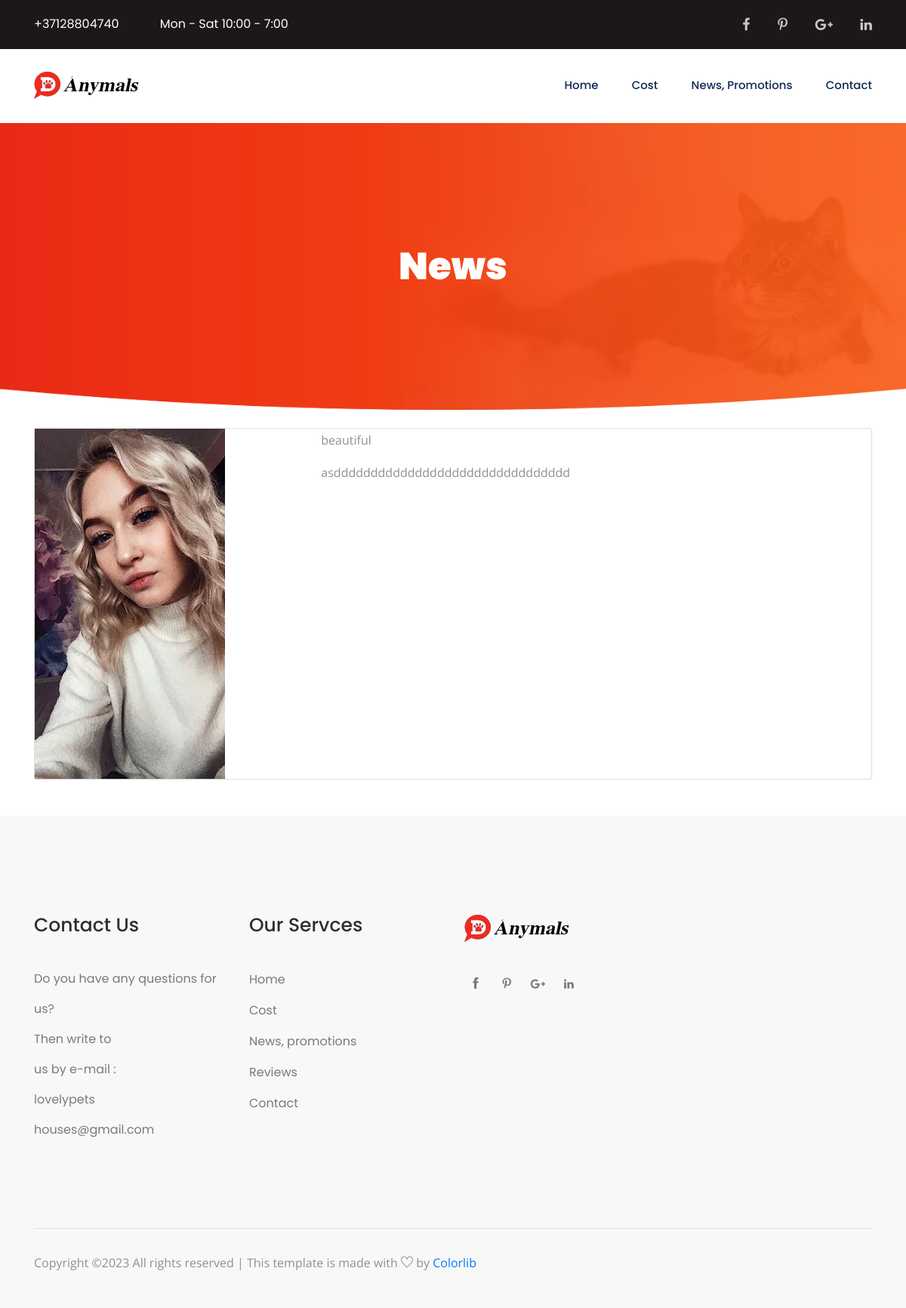
The page /news/1/ on the database its author committed.
### anymals_config/models.py (models this page shows, shortened)
class News(models.Model):
    image = models.ImageField(default="profile1.png", null=True, blank=True)
    name = models.CharField(max_length=30,default = '')
    description = models.CharField(max_length=5000, default='')

### anymals_config/views.py (the view)
# urls.py: path('news/<int:id>/', full_news, name='full_news'),
def full_news(requests,id):
    news_full = News.objects.get(id=id)
    return render(requests, 'full_news.html',{'news_full':news_full})

### templates/full_news.html (shortened to what this page needs)
<!doctype html>
<html class="no-js" lang="zxx">
{% load static %}
<head>
    <link rel="stylesheet" href="../../static/css/bootstrap.min.css">
    <link rel="stylesheet" href="../../static/css/owl.carousel.min.css">
    <link rel="stylesheet" href="../../static/css/magnific-popup.css">
    <link rel="stylesheet" href="../../static/css/font-awesome.min.css">
    <link rel="stylesheet" href="../../static/css/themify-icons.css">
    <link rel="stylesheet" href="../../static/css/nice-select.css">
    <link rel="stylesheet" href="../../static/css/flaticon.css">
    <link rel="stylesheet" href="../../static/css/gijgo.css">
    <link rel="stylesheet" href="../../static/css/animate.css">
    <link rel="stylesheet" href="../../static/css/slicknav.css">
    <link rel="stylesheet" href="../../static/css/style.css">
</head>
<body>
    <header>
        <div class="header-area ">
            <div class="header-top_area">
                <div class="container">
                    <div class="row">
                        <div class="col-lg-6 col-md-8">
                            <div class="short_contact_list">
                                <ul>
                                    <li><a href="#">+37128804740</a></li>
                                    <li><a href="#">Mon - Sat 10:00 - 7:00</a></li>
                                </ul>
                            </div>
                        </div>
                        <div class="col-lg-6 col-md-4 ">
                            <div class="social_media_links">
                                <a href="#">
                                    <i class="fa fa-facebook"></i>
                                </a>
                                <a href="#">
                                    <i class="fa fa-pinterest-p"></i>
                                </a>
                                <a href="#">
                                    <i class="fa fa-google-plus"></i>
                                </a>
                                <a href="#">
                                    <i class="fa fa-linkedin"></i>
                                </a>
                            </div>
                        </div>
                    </div>
                </div>
            </div>
            <div id="sticky-header" class="main-header-area">
                <div class="container">
                    <div class="row align-items-center">
                        <div class="col-xl-3 col-lg-3">
                            <div class="logo">
                                <a href="index.html">
                                    <img src="../../static/img/logo.png" alt="">
                                </a>
                            </div>
                        </div>
                        <div class="col-xl-9 col-lg-9">
                            <div class="main-menu  d-none d-lg-block">
                                <nav>
                                    <ul id="navigation">
                                        <li><a  href="{% url 'anymals_config:index' %}">Home</a></li>
                                        <li><a href="{% url 'anymals_config:cost' %}">Cost</a></li>
                                        <li><a href="{% url 'anymals_config:news' %}">News, promotions</a></li>
                                        <li><a href="{% url 'anymals_config:contact' %}">Contact</a></li>
                                    </ul>
                                </nav>
                            </div>
                        </div>
                        <div class="col-12">
                        </div>
                    </div>
                </div>
            </div>
        </div>
    </header>
    <div class="bradcam_area breadcam_bg">
        <div class="container">
            <div class="row">
                <div class="col-lg-12">
                    <div class="bradcam_text text-center">
                        <h3>News</h3>
                    </div>
                </div>
            </div>
        </div>
    </div>
<div class="container">
	<br>
	<div class="card">
		<div class="row">
			<div class="col-md-4">
            	<img height="100" src="{{ news_full.image.url }}" alt="image" class="img-fluid">
			</div>
			<div class="col-md-8">
                <p>{{ news_full.name }}</p>
				<p>{{ news_full.description }}</p>
			</div>
		</div>
	</div>
<br>
	<br>
</div>
    <footer class="footer">
        <div class="footer_top">
             <div class="container">
            <div class="row">
                <div class="col-xl-3 col-md-6 col-lg-3">
                    <div class="footer_widget">
                        <h3 class="footer_title">
                            Contact Us
                        </h3>
                        <ul class="address_line">
                            <li>
                                Do you have any questions for us?
                            </li>
                            <li><a href="#">Then write to <br> us by e-mail :</a></li>
                            <li> lovelypets<br>houses@gmail.com</li>
                        </ul>
                    </div>
                </div>
                <div class="col-xl-3  col-md-6 col-lg-3">
                    <div class="footer_widget">
                        <h3 class="footer_title">
                            Our Servces
                        </h3>
                        <ul class="links">
                            <li><a href="{% url 'anymals_config:index' %}">Home</a></li>
                            <li><a href="{% url 'anymals_config:cost' %}">Cost</a></li>
                            <li><a href="{% url 'anymals_config:news' %}">News, promotions</a></li>
                            <li><a href="service.html">Reviews</a></li>
                            <li><a href="{% url 'anymals_config:contact' %}">Contact</a></li>
                        </ul>
                    </div>
                </div>
                <div class="col-xl-3 col-md-6 col-lg-3 ">
                    <div class="footer_widget">
                        <div class="footer_logo">
                            <a href="#">
                                <img src="../static/img/logo.png" alt="">
                            </a>
                        </div>
                        <div class="socail_links">
                            <ul>
                                <li>
                                    <a href="#">
                                        <i class="ti-facebook"></i>
                                    </a>
                                </li>
                                <li>
                                    <a href="#">
                                        <i class="ti-pinterest"></i>
                                    </a>
                                </li>
                                <li>
                                    <a href="#">
                                        <i class="fa fa-google-plus"></i>
                                    </a>
                                </li>
                                <li>
                                    <a href="#">
                                        <i class="fa fa-linkedin"></i>
                                    </a>
                                </li>
                            </ul>
                        </div>
                    </div>
                </div>
            </div>
        </div>
        </div>
        <div class="copy-right_text">
            <div class="container">
                <div class="bordered_1px"></div>
                <div class="row">
                    <div class="col-xl-12">
                        <p class="copy_right text-center">
                            <p>
  Copyright &copy;<script>document.write(new Date().getFullYear());</script> All rights reserved | This template is made with <i class="ti-heart" aria-hidden="true"></i> by <a href="https://colorlib.com" target="_blank">Colorlib</a>
  </p>
                        </p>
                    </div>
                </div>
            </div>
        </div>
    </footer>
</body>

### rows shown on the page
News: image (picture), name "beautiful", description "asdddddddddddddddddddddddddddddddd"
